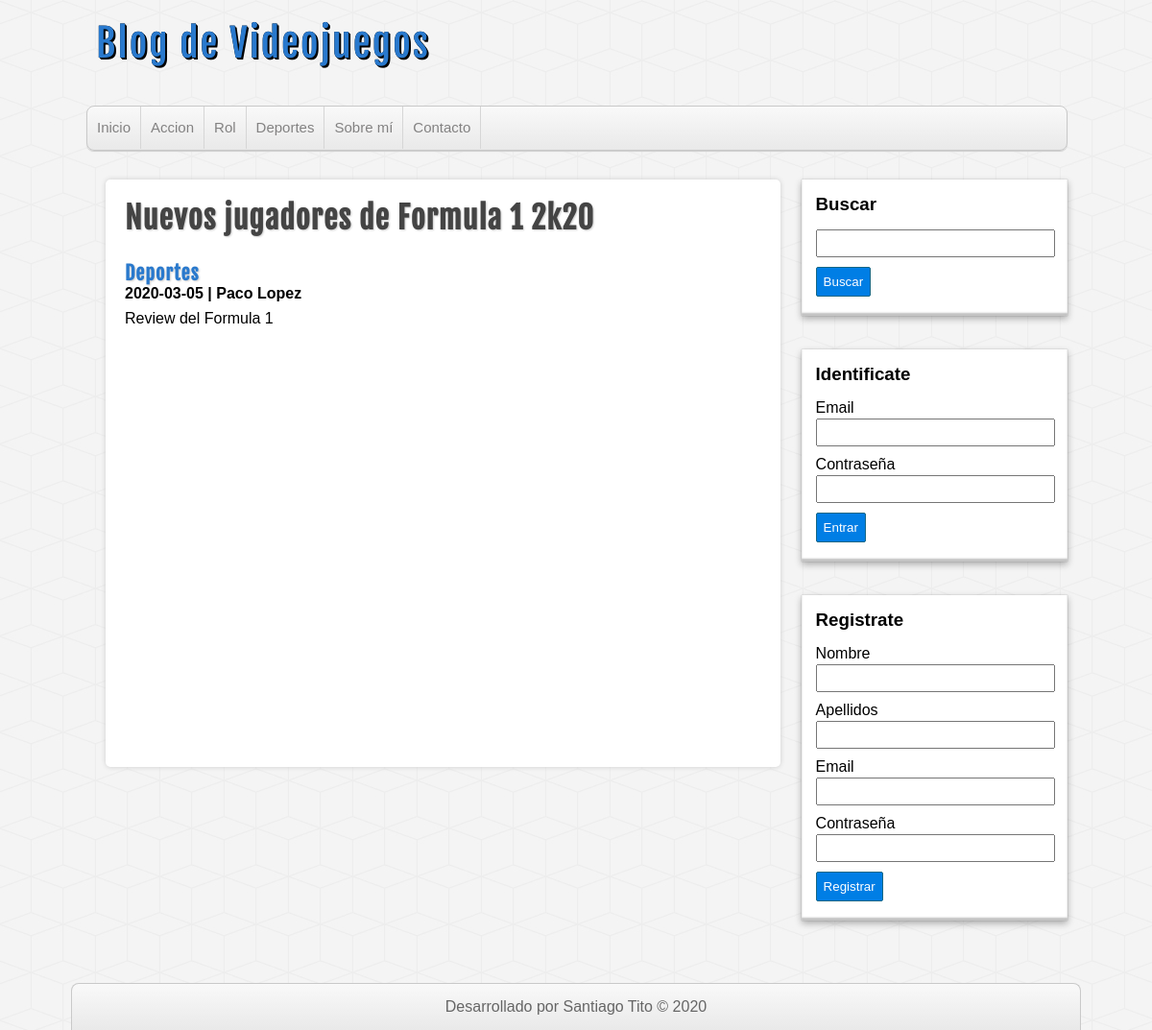
The app's page /entrada.php?id=9 with its own data.
### tables this page shows
CREATE TABLE categorias(
    id          int(255) auto_increment not null,
    nombre      varchar(100) ,
    CONSTRAINT pk_categorias PRIMARY KEY (id)
);

CREATE TABLE entradas(
    id              int(255) auto_increment not null,
    usuario_id      int(255) not null,
    categoria_id    int(255) not null,
    titulo          varchar(255) not null,
    descripcion     MEDIUMTEXT,
    fecha           date not null,
    CONSTRAINT pk_entradas PRIMARY KEY (id),
    CONSTRAINT fk_entrada_usuario FOREIGN KEY (usuario_id) REFERENCES usuarios(id),
    CONSTRAINT fk_entrada_categoria FOREIGN KEY (categoria_id) REFERENCES categorias(id)
);

### includes/helpers.php (called while the page is built, shortened)
<?php
function conseguirCategorias($conexion){
    $sql = "SELECT * FROM categorias ORDER BY id ASC";
    $categorias = mysqli_query($conexion, $sql);
    $resultado = array();
    if($categorias && mysqli_num_rows($categorias) >= 1){
        $resultado = $categorias;
    }
    return $resultado;
}
function conseguirEntrada($conexion, $id){
    $sql = "SELECT e.*, c.nombre AS 'categoria', CONCAT(u.nombre , ' ',u.apellidos) AS 'usuario'  FROM entradas e ".
            "INNER JOIN categorias c ON e.categoria_id = c.id ".
            "INNER JOIN usuarios u ON e.usuario_id = u.id ".
            "WHERE e.id = $id";
    $entrada = mysqli_query($conexion, $sql);
    $resultado = array();
    if($entrada && mysqli_num_rows($entrada) >= 1){
        $resultado = mysqli_fetch_assoc($entrada);
    }
    return $resultado;
}
?>

### entrada.php (the view, shortened to what this page needs)
<?php require_once 'includes/conexion.php'; ?>
<?php require_once 'includes/helpers.php'; ?>
<?php
    $entrada_actual = conseguirEntrada($db, $_GET['id']);
?>
<?php require_once 'includes/cabecera.php'; ?>
<?php require_once 'includes/lateral.php'; ?>
        <div id="principal">
            <h1><?=$entrada_actual['titulo'];?></h1>
            <a href="categoria.php?id=<?=$entrada_actual['categoria_id'];?>">
                <h2><?=$entrada_actual['categoria'];?></h2>
            </a>
            <h4><?=$entrada_actual['fecha'];?> | <?=$entrada_actual['usuario'];?></h4>
            <p><?=$entrada_actual['descripcion'];?></p>
        </div>
<?php require_once 'includes/pie.php'; ?>

### includes/cabecera.php (shortened to what this page needs)
<?php require_once 'conexion.php'; ?>
<?php require_once 'includes/helpers.php'; ?>
<!DOCTYPE html>
<html lang="es">
<head>
    <link rel="stylesheet" type="text/css" href="./assets/css/style.css">
</head>
<body>
    <header id="cabecera">
        <div id="logo">
            <a href="index.php">
                Blog de Videojuegos
            </a>
        </div>
            <nav id="menu">
                <ul>
                    <li>
                        <a href="index.php">Inicio</a>
                    </li>
                   <?php
                        $categorias = conseguirCategorias($db);
                        if(!empty($categorias)):
                        while($categoria = mysqli_fetch_assoc($categorias)) :
                   ?>
                    <li>
                        <a href="categoria.php?id=<?=$categoria['id'];?>"><?= $categoria['nombre'];?></a>
                    </li>
                   <?php
                        endwhile;
                        endif;
                    ?>
                    <li>
                        <a href="index.php">Sobre mí</a>
                    </li>
                    <li>
                        <a href="index.php">Contacto</a>
                    </li>
                </ul>
            </nav>
    </header>
    <div id="contenedor">

### assets/css/style.css (style rules this page uses)
* { margin: 0px; padding: 0px; font-family: sans-serif, Helvetica, Arial; text-decoration: none; }
body { background: url(../img/cubes.png) #F4F4F4; }
#cabecera { width: 85%; height: auto; background: transparent; margin: 0px auto; }
#logo { float: left; width: 540px; height: 110px; }
#logo a { font-family: "fajala", Helvetica; font-size: 40px; letter-spacing: 2px; color: #2979CD; text-shadow: 0px 0px 0px black, 1px 1px 0px black, 2px 2px 0px black; transition: all 500ms; line-height: 90px; margin-left: 10px; }
#menu { clear: both; width: 100%; height: 45px; background: linear-gradient(to bottom, #f9f9f9 0px, #e9e9e9 100%); border: 1px solid #C9C9C9; border-radius: 8px; box-shadow: 0px 1px 1px #ccc; overflow: hidden; }
#menu ul { list-style: none; }
#menu ul li { float: left; line-height: 44px; border-right: 1px solid #D6D6D6; }
#menu ul li a { display: block; padding-left: 10px; padding-right: 10px; font-size: 15px; color: #838282; }
#contenedor { width: 85%; height: auto; margin: 0px auto; margin-top: 30px; margin-bottom: 30px; }
#principal { float: left; width: 65%; min-height: 572px; background: white; border-radius: 5px; box-shadow: 0px 0px 5px #ccc; margin-left: 20px; padding: 20px; overflow: hidden; }
#principal a { color: #333; }
#principal h1 { font-size: 32px; color: #444; letter-spacing: 1px; text-shadow: 1px 1px 2px #ccc; font-family: "fajala"; }
#principal h2 { font-size: 20px; color: #2979CD; text-shadow: 1px 1px 2px #ccc; letter-spacing: 1px; font-family: "fajala"; margin-top: 25px; }
#principal p { margin-top: 8px; }

### records on screen
categorias: nombre "Accion"
categorias: nombre "Rol"
categorias: nombre "Deportes"
entradas: titulo "Nuevos jugadores de Formula 1 2k20", categoria.nombre "Deportes", fecha "2020-03-05", descripcion "Review del Formula 1"

### other values on screen
$entrada_actual['usuario'] "Paco Lopez"
